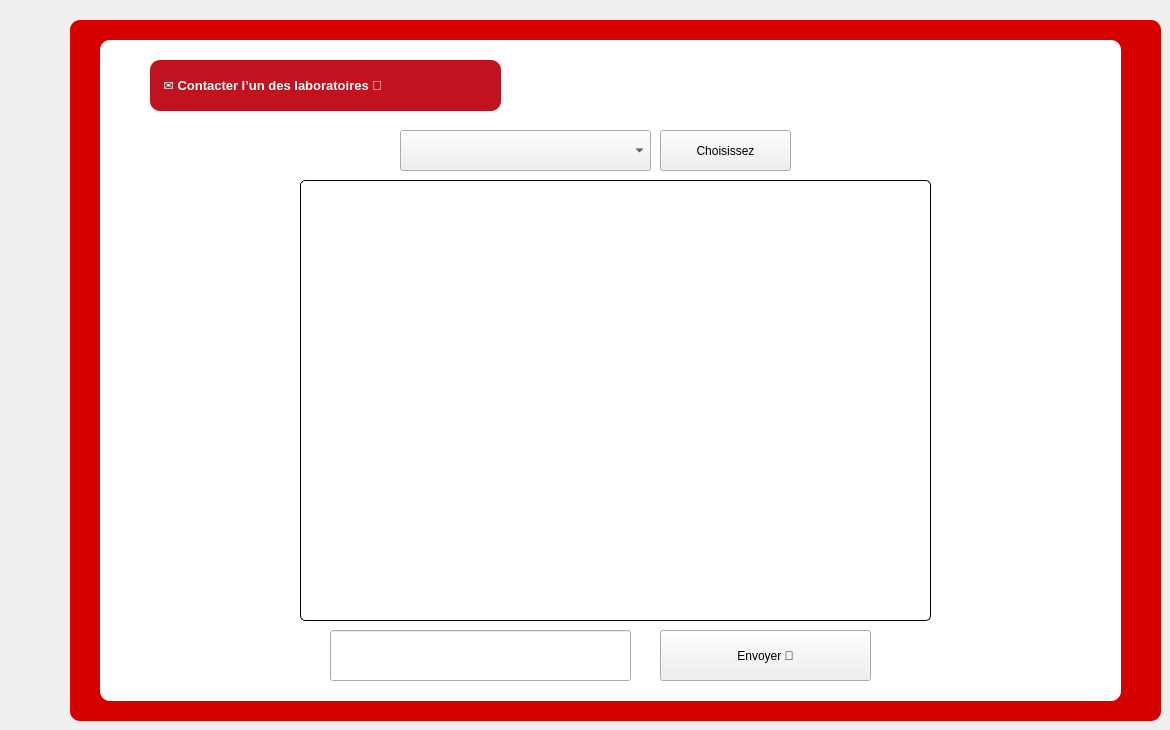
      <widget class="QWidget" name="Chatroom">
       <attribute name="title">
        <string>Page</string>
       </attribute>
       <widget class="QFrame" name="frame_17">
        <property name="geometry">
         <rect>
          <x>70</x>
          <y>20</y>
          <width>1091</width>
          <height>701</height>
         </rect>
        </property>
        <property name="styleSheet">
         <string notr="true">QFrame {
    background-color: #D60000;
    border-radius: 10px;
    padding: 10px;
}
</string>
        </property>
        <property name="frameShape">
         <enum>QFrame::Shape::StyledPanel</enum>
        </property>
        <property name="frameShadow">
         <enum>QFrame::Shadow::Raised</enum>
        </property>
        <widget class="QGroupBox" name="loginButton_2">
         <property name="geometry">
          <rect>
           <x>30</x>
           <y>20</y>
           <width>1021</width>
           <height>661</height>
          </rect>
         </property>
         <property name="styleSheet">
          <string notr="true">QGroupBox {
    background-color: #FFFFFF;
    border-radius: 10px;
    border: none;
    padding: 10px;
}
QGroupBox::title {
    color: #D60000;
    font-weight: bold;
}

</string>
         </property>
         <property name="title">
          <string/>
         </property>
         <widget class="QLineEdit" name="lineEdit_message">
          <property name="geometry">
           <rect>
            <x>230</x>
            <y>590</y>
            <width>301</width>
            <height>51</height>
           </rect>
          </property>
         </widget>
         <widget class="QPushButton" name="pushButton_sendMessage">
          <property name="geometry">
           <rect>
            <x>560</x>
            <y>590</y>
            <width>211</width>
            <height>51</height>
           </rect>
          </property>
          <property name="text">
           <string>Envoyer 📨</string>
          </property>
         </widget>
         <widget class="QTextEdit" name="textEdit_messages">
          <property name="geometry">
           <rect>
            <x>200</x>
            <y>140</y>
            <width>631</width>
            <height>441</height>
           </rect>
          </property>
          <property name="styleSheet">
           <string notr="true">QTextEdit {
    background-color: transparent;
    border: 1px solid #000000;  /* thin black border */
    border-radius: 5px;
   
}


</string>
          </property>
         </widget>
         <widget class="QPushButton" name="pushButton_selectLab">
          <property name="geometry">
           <rect>
            <x>560</x>
            <y>90</y>
            <width>131</width>
            <height>41</height>
           </rect>
          </property>
          <property name="text">
           <string>Choisissez</string>
          </property>
         </widget>
         <widget class="QComboBox" name="comboBox_labName">
          <property name="geometry">
           <rect>
            <x>300</x>
            <y>90</y>
            <width>251</width>
            <height>41</height>
           </rect>
          </property>
         </widget>
         <widget class="QLabel" name="label_114">
          <property name="geometry">
           <rect>
            <x>50</x>
            <y>20</y>
            <width>351</width>
            <height>51</height>
           </rect>
          </property>
          <property name="styleSheet">
           <string notr="true">QLabel {
    color: white;
    background-color: #C1121F;  /* deep red */
    font-family: &quot;Montserrat&quot;, &quot;Arial Black&quot;, sans-serif;
    font-size: 10pt;
    font-weight: bold;
    padding: 10px;
    
    border-radius: 10px;
}
QLabel:hover {
    background-color: #D7263D; /* lighter red */
    color: black;
}
</string>
          </property>
          <property name="text">
           <string>✉️ Contacter l’un des laboratoires 🧪</string>
          </property>
         </widget>
        </widget>
       </widget>
      </widget>
